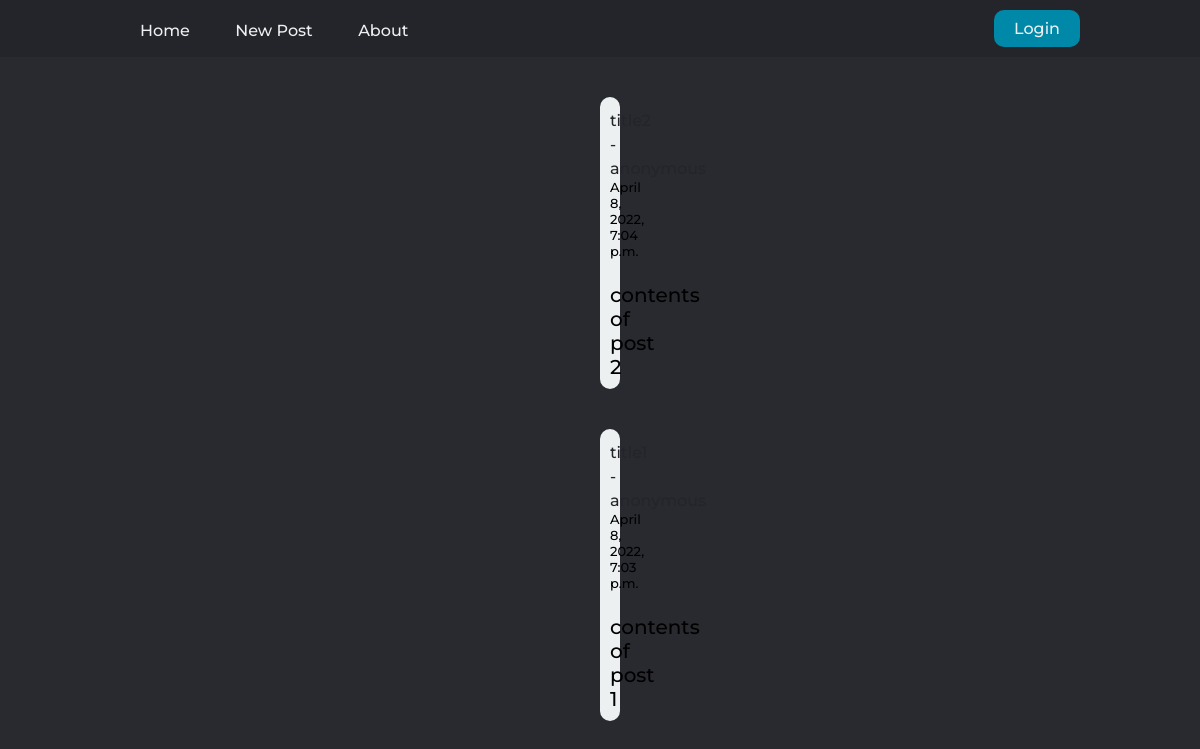
/, run on an earlier commit of the app's database.
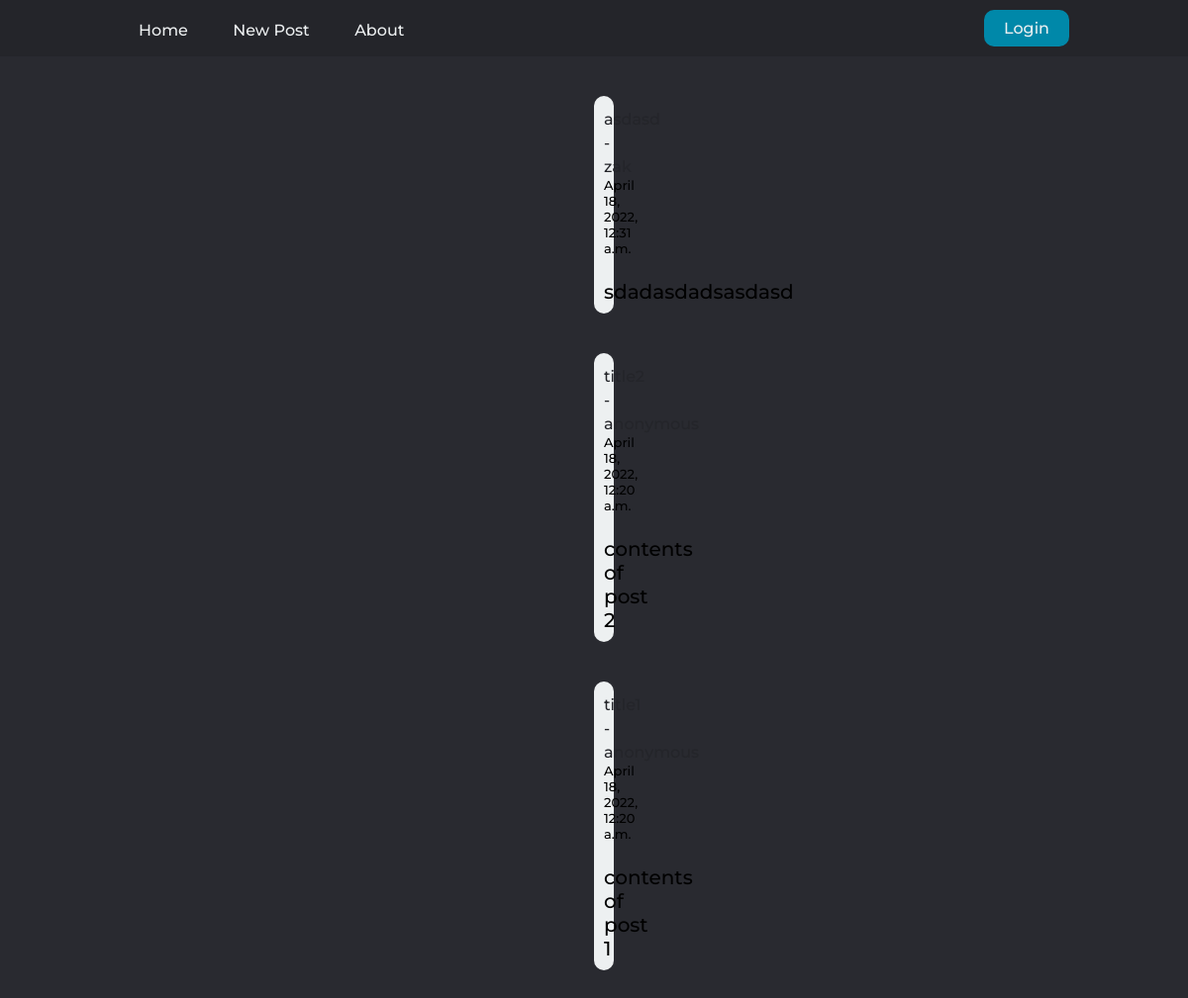
And on a later commit of the database.
### blog/models.py (models this page shows, shortened)
class Post(models.Model):
    title = models.CharField(max_length=200)
    poster = models.CharField(max_length=50, default='anonymous')
    contents = models.CharField(max_length=1500)
    pub_date = models.DateTimeField(auto_now_add=True)

### blog/views.py (the view, shortened to what this page needs)
# urls.py: path('', views.index, name='home'),
def index(request):
    posts = Post.objects.all().order_by('-id')
    context = {
        'posts': posts,
    }
    return render(request, 'index.html', context)

### templates/index.html (shortened to what this page needs)
{% load static %}
<!DOCTYPE html>
<html>
	<head>
		<link rel="stylesheet" href="{% static 'styles.css' %}" />
	</head>
	<body>
		<header>
			<nav>
				<ul class="nav-contents">
					<li><a href="/">Home</a></li>
					<li><a href="#" class="open-new-post">New Post</a></li>
					<li><a href="#c" class="open-about-section">About</a></li>
				</ul>
			</nav>
			{% if user.is_authenticated %}
			<a href="{% url 'logout' %}"><button class="login">Logout</button></a>
			{% else %}
			<a href="{% url 'login' %}"><button class="login">Login</button></a>
			{% endif %}
		</header>
		<article class="body">
			{% for post in posts %}
			<div class="blog-post">
				<a href="post/{{post.id}}" class="link">{{post.title}} - {{post.poster}}</a>
				<p class="date">{{post.pub_date}}</p>
				<br />
				<p>{{post.contents}}</p>
			</div>
			{% endfor %}
		</article>
	</body>
</html>

What changed in the data, as far as the page shows it:
added Post: title "asdasd", poster "zak", pub_date "April 18, 2022, 12:31 a.m.", contents "sdadasdadsasdasd"
changed Post "contents of post 2": pub_date "April 8, 2022, 7:04 p.m." → "April 18, 2022, 12:20 a.m."
changed Post "contents of post 1": pub_date "April 8, 2022, 7:03 p.m." → "April 18, 2022, 12:20 a.m."
